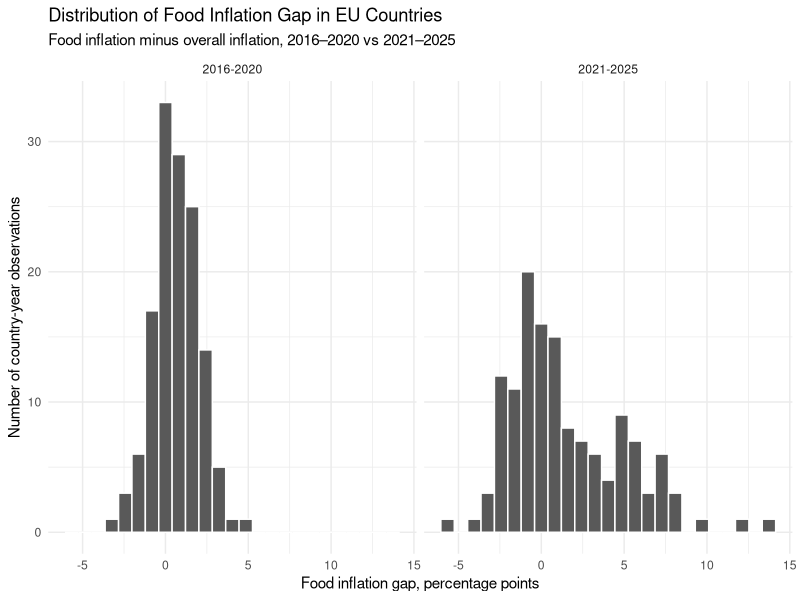
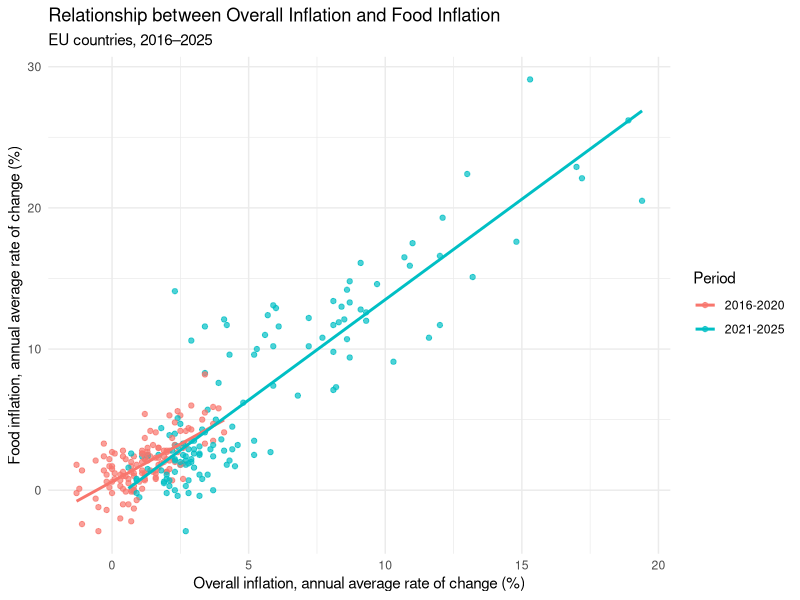
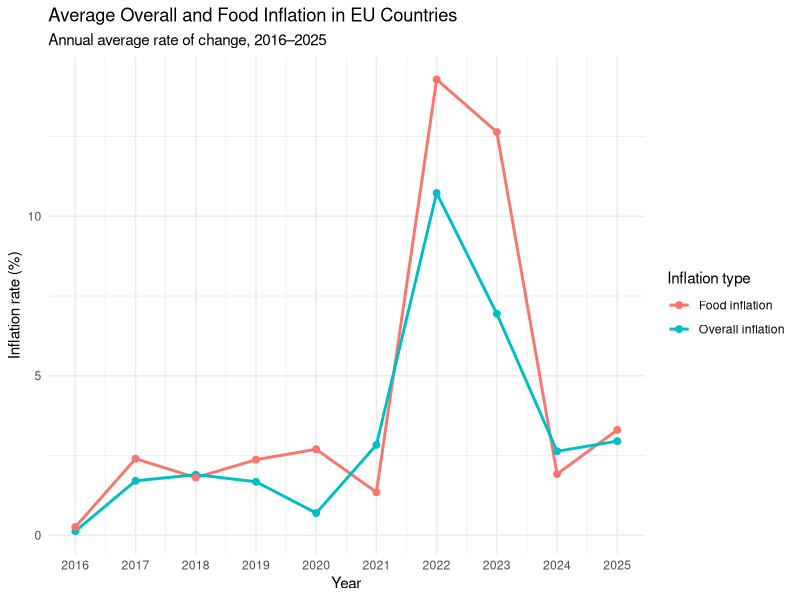
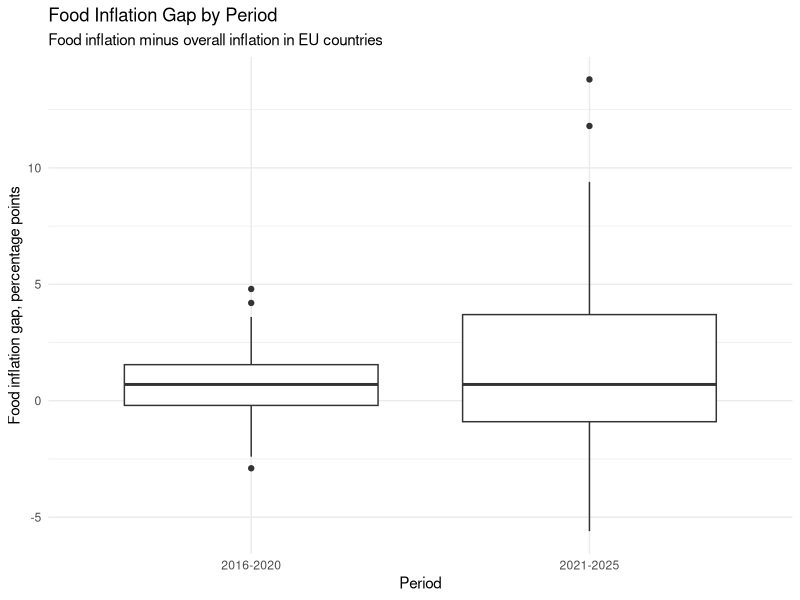

The R script that drew these images, in order:
# ------------------------------------------------------------
# Project: Food inflation vs overall inflation in EU countries
# Dataset: Eurostat HICP annual data, 2016–2025
# ------------------------------------------------------------

#Load packages
library(tidyverse)
library(dplyr)

# ------------------------------------------------------------
# 1. Load data
# ------------------------------------------------------------

hicp <- read.csv("prc_hicp_aind__custom_21166576_linear.csv")

# ------------------------------------------------------------
# 2. Basic data description
# ------------------------------------------------------------

# Row and column count
dim(hicp)

# Column names
names(hicp)

# Structure of the dataset
str(hicp)

# First rows
head(hicp)

# Check key variables
unique(hicp$coicop)
unique(hicp$geo)
unique(hicp$TIME_PERIOD)
unique(hicp$unit)

# Count observations by category
table(hicp$coicop)

# Count observations by year
table(hicp$TIME_PERIOD)

# Count countries
length(unique(hicp$geo))

# ------------------------------------------------------------
# 3. Cleaning narrative
# ------------------------------------------------------------

# Rename variables (for easier work)
hicp_clean <- hicp %>%
  rename(
    country = geo,
    year = TIME_PERIOD,
    inflation = OBS_VALUE,
    category = coicop
  )

# Keep only relevant columns
hicp_clean <- hicp_clean %>%
  select(country, year, category, inflation, unit)

# Check missing values in the variables used for analysis
colSums(is.na(hicp_clean))

# Create period variable
hicp_clean <- hicp_clean %>%
  mutate(
    period = case_when(
      year >= 2016 & year <= 2020 ~ "2016-2020",
      year >= 2021 & year <= 2025 ~ "2021-2025",
      TRUE ~ NA_character_
    )
  )

# Check whether all observations were assigned to one of the two periods
table(hicp_clean$period, useNA = "ifany")

# Convert from long to wide format
hicp_final <- hicp_clean %>%
  pivot_wider(
    names_from = category,
    values_from = inflation
  )

# Rename inflation variables
hicp_final <- hicp_final %>%
  rename(
    overall_inflation = `All-items HICP`,
    food_inflation = Food
  )

# Create comparison variables:
# food_inflation_gap = food inflation minus overall inflation
# food_overall_ratio = food inflation divided by overall inflation
hicp_final <- hicp_final %>%
  mutate(
    food_inflation_gap = food_inflation - overall_inflation,
    
    # Full ratio, including negative overall inflation
    food_overall_ratio = food_inflation / overall_inflation,
    
    # Safer ratio, only for positive overall inflation
    food_overall_ratio_positive = ifelse(
      overall_inflation > 0,
      food_inflation / overall_inflation,
      NA
    )
  )

# Check final dataset
dim(hicp_final)
head(hicp_final)
summary(hicp_final)

# ------------------------------------------------------------
# 4. Outlier check
# ------------------------------------------------------------
# We inspect unusually high or low inflation observations.
# We do not automatically remove them, because high inflation after 2020 is economically meaningful for this project.

highest_food_inflation <- hicp_final %>%
  arrange(desc(food_inflation)) %>%
  select(country, year, period, overall_inflation, food_inflation, food_inflation_gap) %>%
  head(10)

highest_food_inflation


highest_overall_inflation <- hicp_final %>%
  arrange(desc(overall_inflation)) %>%
  select(country, year, period, overall_inflation, food_inflation, food_inflation_gap) %>%
  head(10)

highest_overall_inflation


lowest_food_inflation <- hicp_final %>%
  arrange(food_inflation) %>%
  select(country, year, period, overall_inflation, food_inflation, food_inflation_gap) %>%
  head(10)

lowest_food_inflation

# ------------------------------------------------------------
# 5. Descriptive statistics
# ------------------------------------------------------------
# These are needed for the report:
# mean, median, standard deviation, minimum, and maximum.
# ------------------------------------------------------------
# Check problematic ratio values
# ------------------------------------------------------------

# The food_overall_ratio is not defined when overall_inflation equals zero,
# because division by zero creates Inf or -Inf.
# These observations stay in the dataset, but they are not used
# when calculating the average food_overall_ratio.

problem_ratio_values <- hicp_final %>%
  filter(overall_inflation == 0) %>%
  select(
    country,
    year,
    period,
    overall_inflation,
    food_inflation,
    food_overall_ratio
  )

problem_ratio_values

descriptive_stats <- hicp_final %>%
  group_by(period) %>%
  summarise(
    n = n(),
    
    mean_overall = mean(overall_inflation, na.rm = TRUE),
    median_overall = median(overall_inflation, na.rm = TRUE),
    sd_overall = sd(overall_inflation, na.rm = TRUE),
    min_overall = min(overall_inflation, na.rm = TRUE),
    max_overall = max(overall_inflation, na.rm = TRUE),
    
    mean_food = mean(food_inflation, na.rm = TRUE),
    median_food = median(food_inflation, na.rm = TRUE),
    sd_food = sd(food_inflation, na.rm = TRUE),
    min_food = min(food_inflation, na.rm = TRUE),
    max_food = max(food_inflation, na.rm = TRUE),
    
    mean_gap = mean(food_inflation_gap, na.rm = TRUE),
    median_gap = median(food_inflation_gap, na.rm = TRUE),
    sd_gap = sd(food_inflation_gap, na.rm = TRUE),
    min_gap = min(food_inflation_gap, na.rm = TRUE),
    max_gap = max(food_inflation_gap, na.rm = TRUE),
    
    mean_ratio = mean(food_overall_ratio[is.finite(food_overall_ratio)], na.rm = TRUE),
    median_ratio = median(food_overall_ratio[is.finite(food_overall_ratio)], na.rm = TRUE)
  )

descriptive_stats


# Main comparison table for the central finding

period_comparison <- hicp_final %>%
  group_by(period) %>%
  summarise(
    avg_overall_inflation = mean(overall_inflation, na.rm = TRUE),
    avg_food_inflation = mean(food_inflation, na.rm = TRUE),
    avg_food_inflation_gap = mean(food_inflation_gap, na.rm = TRUE),
    avg_food_overall_ratio = mean(food_overall_ratio[is.finite(food_overall_ratio)], na.rm = TRUE),
    n = n()
  )

period_comparison

# ------------------------------------------------------------
# 6. Visualisation 1: Histogram
# ------------------------------------------------------------
# This histogram shows the distribution of the food inflation gap.
# The gap is food inflation minus overall inflation.
# Positive values mean that food inflation was higher than overall inflation.

graph_histogram <- ggplot(hicp_final, aes(x = food_inflation_gap)) +
  geom_histogram(bins = 25, color = "white") +
  facet_wrap(~ period) +
  labs(
    title = "Distribution of Food Inflation Gap in EU Countries",
    subtitle = "Food inflation minus overall inflation, 2016–2020 vs 2021–2025",
    x = "Food inflation gap, percentage points",
    y = "Number of country-year observations"
  ) +
  theme_minimal()

graph_histogram
# ------------------------------------------------------------
# 7. Visualisation 2: Scatterplot
# ------------------------------------------------------------

# This scatterplot shows the relationship between overall inflation and food inflation. A positive slope means that countries and years with higher overall inflation also tend to have higher food inflation.

graph_scatter <- ggplot(
  hicp_final,
  aes(x = overall_inflation, y = food_inflation, color = period)
) +
  geom_point(alpha = 0.7) +
  geom_smooth(method = "lm", se = FALSE) +
  labs(
    title = "Relationship between Overall Inflation and Food Inflation",
    subtitle = "EU countries, 2016–2025",
    x = "Overall inflation, annual average rate of change (%)",
    y = "Food inflation, annual average rate of change (%)",
    color = "Period"
  ) +
  theme_minimal()

graph_scatter

# ------------------------------------------------------------
# 8. Visualisation 3: Line chart
# ------------------------------------------------------------

# This graph shows the average development of overall inflation and food inflation across EU countries over time.

eu_average_by_year <- hicp_final %>%
  group_by(year) %>%
  summarise(
    average_overall_inflation = mean(overall_inflation, na.rm = TRUE),
    average_food_inflation = mean(food_inflation, na.rm = TRUE)
  )

eu_average_long <- eu_average_by_year %>%
  pivot_longer(
    cols = c(average_overall_inflation, average_food_inflation),
    names_to = "inflation_type",
    values_to = "inflation_rate"
  ) %>%
  mutate(
    inflation_type = case_when(
      inflation_type == "average_overall_inflation" ~ "Overall inflation",
      inflation_type == "average_food_inflation" ~ "Food inflation"
    )
  )

graph_line <- ggplot(
  eu_average_long,
  aes(x = year, y = inflation_rate, color = inflation_type)
) +
  geom_line(linewidth = 1) +
  geom_point(size = 2) +
  scale_x_continuous(
    breaks = 2016:2025
  ) + 
  labs(
    title = "Average Overall and Food Inflation in EU Countries",
    subtitle = "Annual average rate of change, 2016–2025",
    x = "Year",
    y = "Inflation rate (%)",
    color = "Inflation type"
  ) +
  theme_minimal()

graph_line

# ------------------------------------------------------------
# 9.Boxplot
# ------------------------------------------------------------

# This graph directly compares the food inflation gap between the two periods.

graph_boxplot <- ggplot(hicp_final, aes(x = period, y = food_inflation_gap)) +
  geom_boxplot() +
  labs(
    title = "Food Inflation Gap by Period",
    subtitle = "Food inflation minus overall inflation in EU countries",
    x = "Period",
    y = "Food inflation gap, percentage points"
  ) +
  theme_minimal()

graph_boxplot
# ------------------------------------------------------------
# 10. Central finding: Correlation
# ------------------------------------------------------------

# Correlation shows whether food inflation and overall inflation move together across countries and years.

correlation_total <- cor(
  hicp_final$overall_inflation,
  hicp_final$food_inflation,
  use = "complete.obs"
)

correlation_total


# Correlation by period

correlation_by_period <- hicp_final %>%
  group_by(period) %>%
  summarise(
    correlation = cor(overall_inflation, food_inflation, use = "complete.obs"),
    n = n()
  )

correlation_by_period
